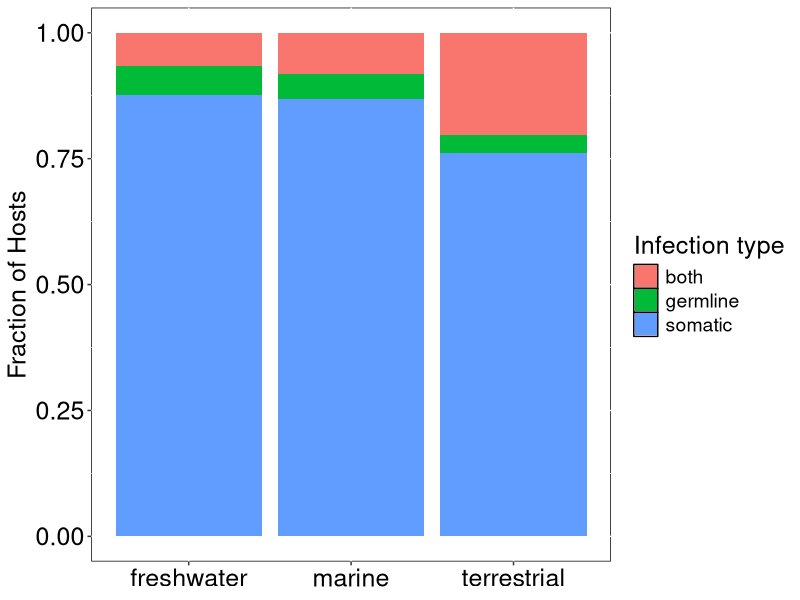

Generate this figure with R:
# -----------------------------------------------------------------------------
#
# Analyze infections across environments
#
# Jason Jiang - Created: 2020/07/25
#                     Last Edit: 2021/02/26
#
# Reinke Lab - Microsporidia Database Project
#
# Goal: Write code to analyze patterns of soma and germline infections
# across environments by microsporidia, eventually creating bar graphs
# to represent this data.
#
# Thanks to Brandon for this RScript layout
#
# -----------------------------------------------------------------------------


# First, I need to modify our microsporidia database so that each row
# corresponds to a single host.
# Afterwards, I'll manually adjust the transmission data for each row,
# so it is reflective of each individual host species.
# Finally, we want to update the host species names to the accepted scientific
# name and add in host environment data, using our host masterlist (Table SX).

# First, load in useful packages.
library(tidyverse)
library(readxl)


# Set working directory, this is what I use.
setwd("P:/Shared/Microsporidia database/Figure S4 (Jason)/Fig S4B - Infections by environment")


# Load in the dataframe created from making Figure S4A
# This dataframe contains data on mode of transmission for all microsporidia
infection_data <- read_xlsx('Transmission Database.xlsx')


# Load in host species list, as this contains up-to-date scientific names of all
# host species, as well as taxonomic + environment data for each host.
host_masterlist <- read_xlsx("Table S2 Host Masterlist.xlsx")


# Write a helper function to help remove parentheses from host entries
remove_parenth_str <- function(x) {
  ifelse(str_sub(x, -1, -1) == ")", trimws(strsplit(x, "\\(")[[1]][1]), x)
}

vremove_parenth_str <- Vectorize(remove_parenth_str)


# Separate each host species into its own row, so each row represents
# a single host species
# Then, mutate new column w/ formatted host data, in which parentheses are stripped
infection_data <- infection_data %>%
  mutate(to_separate = Hosts) %>%
  separate_rows(to_separate, sep = '; ', convert = FALSE) %>%
  mutate(Hosts_formatted = vremove_parenth_str(to_separate)) %>%
  select(Species, Hosts, Hosts_formatted, Tissues, Tissues_formatted, Transmission,
         Transmission_formatted, Infection_type) # Reorganize column ordering


# For microsporidia species infecting multiple hosts, we want to make sure the
# infection status data (somatic, germline, both) is correct for each individual
# host.
# This is because infection status was originally determined for each microsporidia
# species as a whole, using the tissue/transmission data from ALL their hosts.

# First, find all microsporidia species infecting multiple hosts
multiple_hosts <- infection_data %>%
  filter(str_detect(Hosts, ";"))


# Then, save the multiple_hosts dataframe as an Excel file.
# I will manually go over each host entry, and make sure the tissue/transmission
# data is accurate for each individual host.
# Then, I will manually adjust the infection status data of each host, if
# necessary.


# Please refer to the methods for more details about this ("Analysis of Host Tissues").
# openxlsx::write.xlsx(multiple_hosts, "Manually Corrected Species (NEW).xlsx")


# Great, we've manually corrected all the individual host entries, ensuring that
# their infection status data matches up with their tissue infection/transmission
# data,
# Let's first load in our manually corrected host entries.

# 252 host infections excluded
multiple_hosts_fixed <- read_xlsx("Manually Corrected Species (NEW).xlsx")


# Some host species are being excluded from analysis, as we cannot match clear
# tissue infection/transmission data to them, and thus can't reliably assign an
# infection status.
# Host species to be excluded had their Host_formatted cell turned blank, so
# we can use that to find the corresponding host entries in the multiple_hosts
# dataframe.
entries_to_exclude <- multiple_hosts[which(is.na(multiple_hosts_fixed$Hosts_formatted)),]


# Now remove the hosts to exclude from our fixed multiple_hosts dataframe.
multiple_hosts_fixed <- multiple_hosts_fixed %>% filter(!is.na(Hosts_formatted))


# Then, remove the hosts to exclude from our overall infection_data dataframe.
infection_data_good <- anti_join(infection_data, entries_to_exclude)


# Now, add our manually fixed host data (multiple_hosts_fixed) to the
# infection_data_good dataframe.
# Then, remove the original unfixed host entries from this dataframe.
infection_data_good <- rbind(multiple_hosts_fixed, infection_data_good)

infection_data_good <-
  infection_data_good[!duplicated(infection_data_good[c("Species", "Hosts_formatted")]),]


# Cool, now let's create column of host taxonomic data.
# We'll also change all host names to its most up-to-date-name from the host masterlist
# Also, let's add in a new column of the environment of each host, using the
# host masterlist.
infection_data_good$Host_updated <- "" # Create new column for updated host names
infection_data_good$Host_taxonomy <- "" # Create new column for host taxo. data
infection_data_good$Host_env <- "" # Create new column for host env data

for(i in 1:nrow(infection_data_good)) {
  host <- infection_data_good$Hosts_formatted[i]
  host_row <- filter(host_masterlist, grepl(host, Host_original, fixed = TRUE))
  infection_data_good[i, "Host_updated"] <- host_row$Host_formatted[1]
  infection_data_good[i, "Host_taxonomy"] <- host_row$Taxonomy[1]
  infection_data_good[i, "Host_env"] <- host_row$Environment[1]
}


################################################################################


# With all our data cleanup/prep done, let's get to making the stacked bar
# charts of transmission mode frequencies across environments.


# Exclude any host species w/out environment data, not useful for our analysis.
# We are also only interested in studying purely terrestrial, freshwater
# and marine species (no pure brackish species were available after data cleanup).
envs_of_interest <- c('terrestrial', 'marine', 'freshwater')


# Filter down to hosts in environments of interest, and not a non-species entry
infection_data_good <- infection_data_good %>%
  filter(!is.na(Host_env) & Host_env %in% envs_of_interest)


# Create bar graphs of soma and germline infection frequencies across
# terrestrial, freshwater and marine environments
ggplot(data = infection_data_good) +
  geom_bar(mapping = aes(x = Host_env, fill = Infection_type),
           position = 'fill') +
  ylab('Fraction of Hosts') +
  guides(fill = guide_legend(title = 'Infection type')) +
  theme(axis.text = element_text(size = 18, color = "black"),
        axis.title = element_text(size = 18),
        axis.title.x = element_blank(),
        legend.title=element_text(size = 18),
        legend.text=element_text(size = 14),
        panel.background = element_rect(fill = 'white', colour = 'black'))